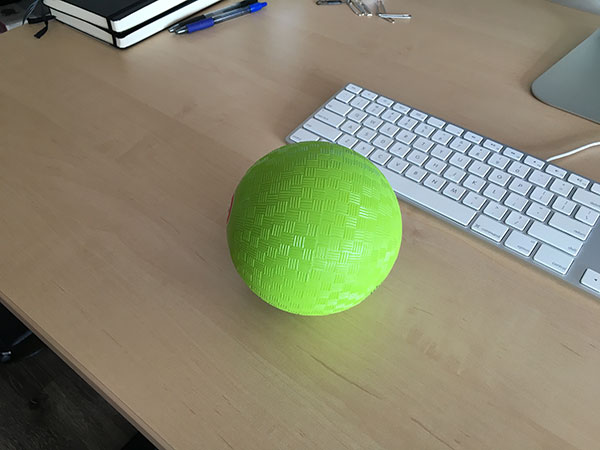
//> input picture ball.jpg, 600 x 450 px
$ ./face_detection   (built with g++ and OpenCV 4)
//> lines starting //> are read from the running program, lines starting //| are printed output that depends on the picture
#include<opencv2/core/core.hpp>
#include<opencv2/highgui/highgui.hpp>
#include<opencv2/imgproc/imgproc.hpp>

using namespace std;
using namespace cv;
Mat image, final_img;
int h_low, h_high, s_low, s_high, v_low, v_high;

void show_window()
{
	namedWindow("MyWindow",WINDOW_AUTOSIZE);
	Mat img(600,400,CV_8UC1,Scalar(0));
	imshow("MyWindow",img);
	waitKey(0);
}

int in_between(int key, int x, int y)
{
    if(x<key && key<y)
        return 1;
    else
        return 0;
}

void update_image(int threshold, void *a)
{
	int i, j;

        for(i = 0; i < image.rows; i++){
            for(j = 0; j < image.cols; j++){
               int key_h = image.at<Vec3b>(i,j)[0];
               int key_s = image.at<Vec3b>(i,j)[1];
               int key_v = image.at<Vec3b>(i,j)[2];
               if(in_between(key_h, h_low, h_high)&&in_between(key_s, s_low, s_high)&&in_between(key_v, v_low, v_high))
                 final_img.at<uchar>(i,j)=255;
               else
                 final_img.at<uchar>(i,j)=0;
            }
        }
    imshow("Binary Image",final_img);
}

void trackbar()
{
	image = imread("ball.jpg",CV_LOAD_IMAGE_COLOR);
//> image is the input picture: 450 rows x 600 cols, CV_8UC3; mean B, G, R 110.4, 134.8, 136.4
	cvtColor(image, image, CV_BGR2HSV);
//> image: 450 rows x 600 cols, CV_8UC3; mean H, S, V 33.7, 69.6, 146.6
	final_img = image.clone();
	namedWindow("Binary Image", WINDOW_AUTOSIZE);

    createTrackbar("H_lower_bound", "Binary Image", &h_low, 255, update_image);
    createTrackbar("H_upper_bound", "Binary Image", &h_high, 255, update_image);

    createTrackbar("S_lower_bound", "Binary Image", &s_low, 255, update_image);
    createTrackbar("S_upper_bound", "Binary Image", &s_high, 255, update_image);

    createTrackbar("V_lower_bound", "Binary Image", &v_low, 255, update_image);
    createTrackbar("V_upper_bound", "Binary Image", &v_high, 255, update_image);

    imshow("Binary Image",final_img);
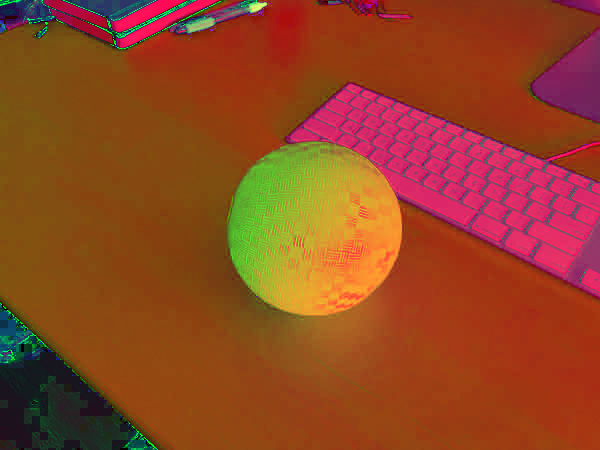
//> window 'Binary Image': 450 rows x 600 cols, CV_8UC3; mean B, G, R 33.7, 69.6, 146.6
    waitKey(0);
//> after the loop in update_image, `for(i = 0; i < image.rows; i++)`: final_img: 450 rows x 600 cols, CV_8UC3; mean H, S, V 25.6, 47.2, 107.4
//> in update_image, `imshow("Binary Image",final_img);`:
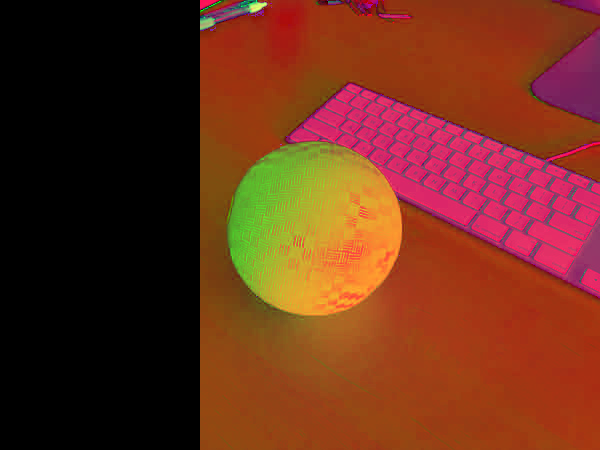
//> window 'Binary Image': 450 rows x 600 cols, CV_8UC3; mean B, G, R 25.6, 47.2, 107.4
}

int main()
{
	trackbar();
	return 0;
}
